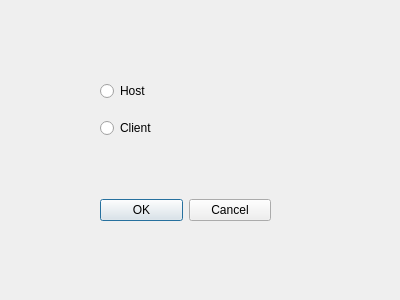
<?xml version="1.0" encoding="UTF-8"?>
<ui version="4.0">
 <class>NetworkPage</class>
 <widget class="QDialog" name="NetworkPage">
  <property name="geometry">
   <rect>
    <x>0</x>
    <y>0</y>
    <width>400</width>
    <height>300</height>
   </rect>
  </property>
  <property name="windowTitle">
   <string>Dialog</string>
  </property>
  <widget class="QWidget" name="verticalLayoutWidget">
   <property name="geometry">
    <rect>
     <x>100</x>
     <y>70</y>
     <width>171</width>
     <height>80</height>
    </rect>
   </property>
   <layout class="QVBoxLayout" name="verticalLayout">
    <item>
     <widget class="QRadioButton" name="radioButton">
      <property name="text">
       <string>Host</string>
      </property>
     </widget>
    </item>
    <item>
     <widget class="QRadioButton" name="radioButton_2">
      <property name="text">
       <string>Client</string>
      </property>
     </widget>
    </item>
   </layout>
  </widget>
  <widget class="QWidget" name="horizontalLayoutWidget">
   <property name="geometry">
    <rect>
     <x>100</x>
     <y>170</y>
     <width>171</width>
     <height>80</height>
    </rect>
   </property>
   <layout class="QHBoxLayout" name="horizontalLayout">
    <item>
     <widget class="QPushButton" name="pushButton">
      <property name="text">
       <string>OK</string>
      </property>
     </widget>
    </item>
    <item>
     <widget class="QPushButton" name="pushButton_2">
      <property name="text">
       <string>Cancel</string>
      </property>
     </widget>
    </item>
   </layout>
  </widget>
 </widget>
 <resources/>
 <connections/>
</ui>
